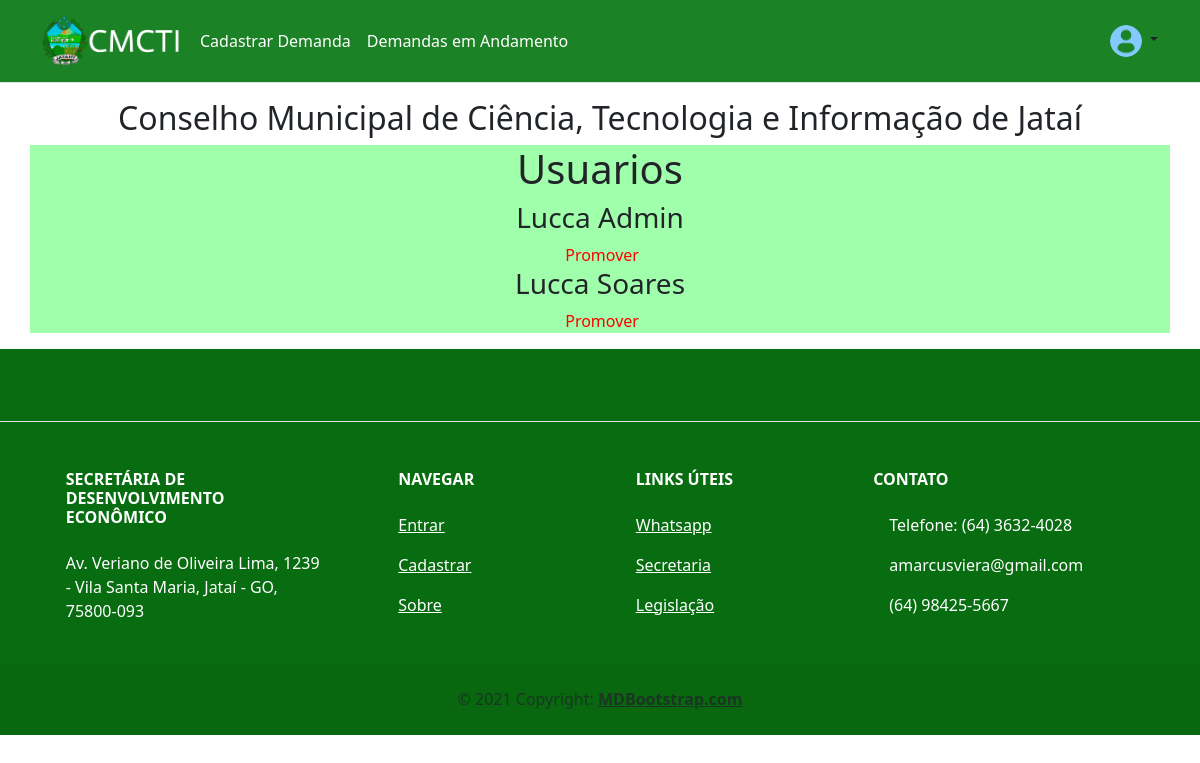
Screenshot of /diretoria/usuarios (signed in) with the database file from the repository.
### register/models.py (models this page shows, shortened)
class CustomUser(AbstractUser):
    email = models.EmailField(unique=True)

class Profile(models.Model):
    user = models.OneToOneField(CustomUser, on_delete=models.CASCADE)
    profile_image = models.ImageField(default='profile.png', upload_to='users', null=True, blank=True)

### home/views.py (the view)
# urls.py: path('diretoria/usuarios', views.usuariosView, name="usuariospage"),
@staff_member_required(login_url="/")
@login_required(login_url='/entrar')
def usuariosView(request):
    usuarios = CustomUser.objects.all()
    return render(request, 'pages/usuarios.html', {'usuarios':usuarios})

### home/templates/pages/usuarios.html
{% extends 'base.html' %}
{% load static %}
{% block content %}
<div style="background: #A0FFAA;" class="container mb-3">
    <h1 class="text-center">Usuarios</h1>
    {% for perfis in usuarios %}
        <div class="container text-center">
            <h3>{{perfis.first_name}} {{perfis.last_name}}</h3>
            <a style="text-decoration: none; color: red;" href=""><img src="{% static 'img/upgrade.png' %}" width="2%" alt=""> Promover</a>
        </div>
    {% endfor %}
</div>
{% endblock %}

### home/templates/base.html (shortened to what this page needs)
{% load static %}
<!DOCTYPE html>
<html lang="en">
<head>
    <link rel="stylesheet" href="{% static 'css/base.css' %}">
    <link rel="stylesheet" href="{% static 'css/home.css' %}">
    <link rel="stylesheet" href="{% static 'css/verDemandas.css' %}">
    <link rel="stylesheet" href="{% static 'css/verDocumentos.css' %}">
    <link rel="stylesheet" href="{% static 'css/perfil.css' %}">
    <link rel="stylesheet" href="{% static 'css/register.css' %}">
    <link rel="stylesheet" href="{% static 'css/usuarios.css' %}">
    <link href="https://cdn.jsdelivr.net/npm/bootstrap@5.3.0-alpha1/dist/css/bootstrap.min.css" rel="stylesheet">
</head>
<body>
    <header style="background-color: #1C8226;" class="p-3 mb-3 border-bottom">
        <div class="container">
            <div class="d-flex flex-wrap align-items-center justify-content-center justify-content-lg-start">
            <a href="/" class="d-flex align-items-center mb-2 mb-lg-0 text-dark text-decoration-none">
                <img width="150" height="50" src="{% static 'img/pref-CERTO.png' %}" alt=""><use xlink:href="#bootstrap"></use></svg>
            </a>
            <ul class="nav col-12 col-lg-auto me-lg-auto mb-2 justify-content-center mb-md-0">
                <li><a style="color: white;" href="/" class="nav-link px-2 ">Cadastrar Demanda</a></li>
                <li><a style="color: white;" href="/demandas" class="nav-link px-2 ">Demandas em Andamento</a></li>
            </ul>
            {% if request.user.is_authenticated %}
            <div class="dropdown text-end">
                <a href="#" class="d-block link-dark text-decoration-none dropdown-toggle" data-bs-toggle="dropdown" aria-expanded="false">
                <img src="{{request.user.profile.profile_image.url}}" alt="mdo" width="32" height="32" class="rounded-circle">
                </a>
            </div>
            {% else %}
            <a href="/entrar" style="color: white;" class="nav-link px-2 ">Entrar</a>
            <a href="/cadastrar" style="color: white;" class="nav-link px-2 ">Cadastrar</a>
            {% endif %}
            </div>
        </div>
        </header>
        <div class="container">
            <h2 class="text-center">Conselho Municipal de Ciência, Tecnologia e Informação de Jataí</h2>
        </div>
        {% block content %}
        {% endblock %}
    <footer style="background-color: #086c10;" class="text-center text-lg-start text-muted">
        <section class="d-flex justify-content-center justify-content-lg-between p-4 border-bottom">
        <div>
        </div>
        </section>
        <section class="">
        <div class="container text-center text-md-start mt-5">
            <div class="row mt-3">
            <div class="col-md-3 col-lg-4 col-xl-3 mx-auto mb-4">
                <h6 style="color: white;" class="text-uppercase fw-bold mb-4">
                Secretária de Desenvolvimento Econômico
                </h6>
                <p style="color: white;">
                    Av. Veriano de Oliveira Lima, 1239 - Vila Santa Maria, Jataí - GO, 75800-093
                </p>
            </div>
            <div class="col-md-2 col-lg-2 col-xl-2 mx-auto mb-4">
                <h6 style="color: white;" class="text-uppercase fw-bold mb-4">
                Navegar
                </h6>
                <p style="color: white;">
                <a href="/entrar" class="text-reset">Entrar</a>
                </p>
                <p style="color: white;">
                <a href="/cadastrar" class="text-reset">Cadastrar</a>
                </p>
                <p style="color: white;">
                <a href="/sobre" class="text-reset">Sobre</a>
                </p>
            </div>
            <div class="col-md-3 col-lg-2 col-xl-2 mx-auto mb-4">
                <h6 style="color: white;" class="text-uppercase fw-bold mb-4">
                Links Úteis
                </h6>
                <p style="color: white;">
                <a  href="#!" class="text-reset">Whatsapp</a>
                </p>
                <p style="color: white;">
                <a  href="https://www.jatai.go.gov.br/secretaria-de-desenvolvimento-economico/" class="text-reset">Secretaria</a>
                </p>
                <p style="color: white;">
                <a  href="https://www.jatai.go.leg.br/ta/8597/text?" class="text-reset">Legislação</a>
                </p>
            </div>
            <div class="col-md-4 col-lg-3 col-xl-3 mx-auto mb-md-0 mb-4">
                <h6 style="color: white;" class="text-uppercase fw-bold mb-4">Contato</h6>
                <p style="color: white;"> Telefone: (64) 3632-4028</p>
                <p style="color: white;">
                amarcusviera@gmail.com
                </p>
                <p style="color: white;">(64) 98425-5667</p>
            </div>
            </div>
        </div>
        </section>
        <div class="text-center p-4" style="background-color: rgba(0, 0, 0, 0.05);">
        © 2021 Copyright:
        <a class="text-reset fw-bold" href="https://mdbootstrap.com/">MDBootstrap.com</a>
        </div>
    </footer>
</body>
</html>

### rows the page displays
CustomUser: user.profile.profile_image (placeholder picture), first_name "Lucca", last_name "Admin"
CustomUser: first_name "Lucca", last_name "Soares"
